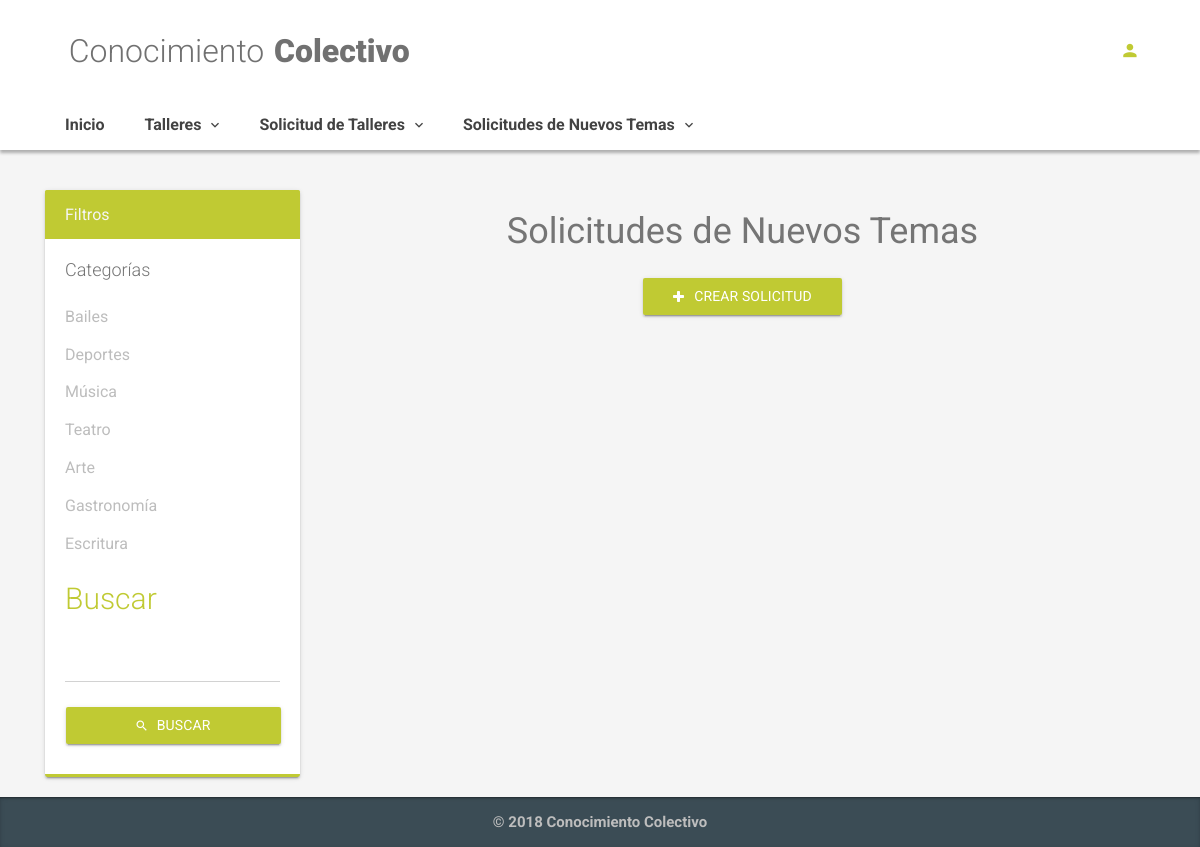
The page /index.php/proposed_subcategories on the database as committed earlier.
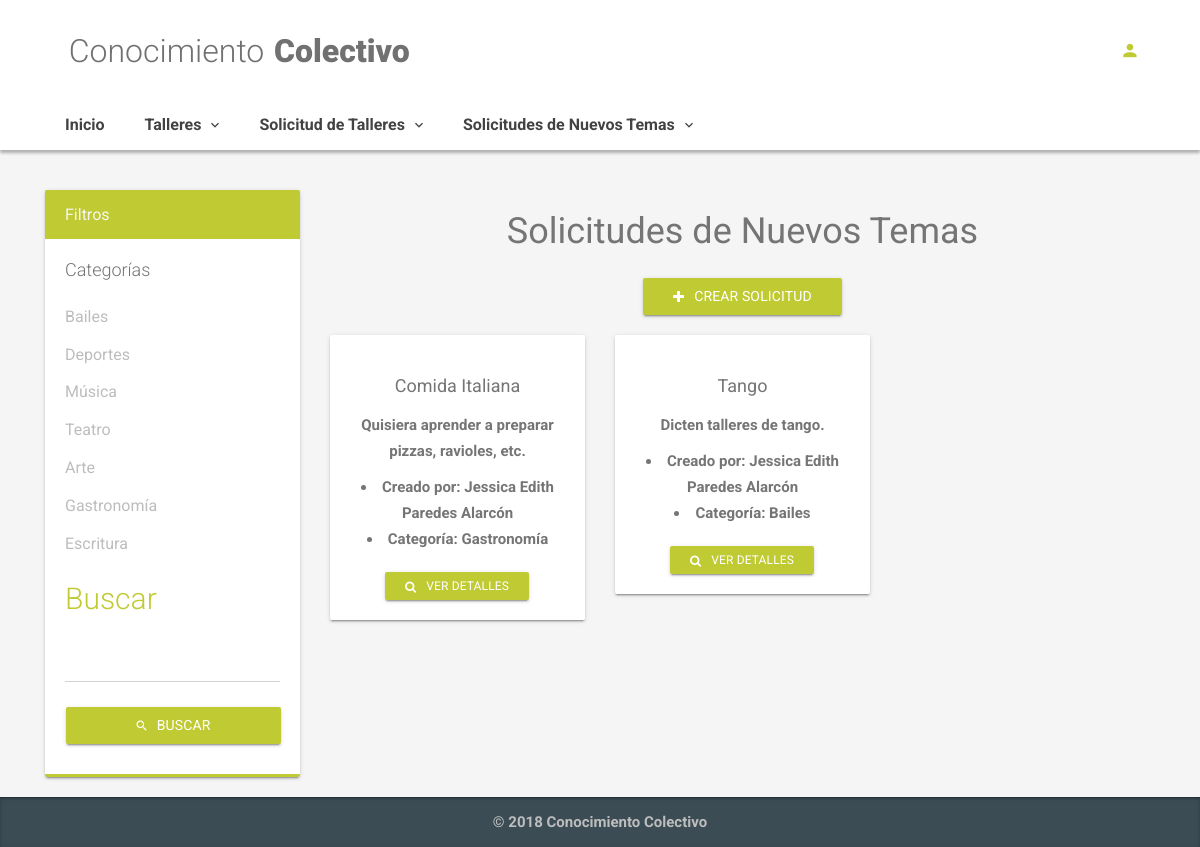
The same page on the database as committed later.
### tables this page shows
CREATE TABLE `categories` (
  `id` int(11) NOT NULL AUTO_INCREMENT,
  `name` varchar(20) NOT NULL,
  `parent_id` int(11) DEFAULT NULL,
  `removed` enum('Activo','Eliminado') DEFAULT NULL,
  PRIMARY KEY (`id`)
);

CREATE TABLE `proposed_subcategories` (
  `id` int(11) NOT NULL AUTO_INCREMENT,
  `name` varchar(20) NOT NULL,
  `description` varchar(100) DEFAULT NULL,
  `votes_quantity` int(11) DEFAULT NULL,
  `removed` enum('Activo','Eliminado') NOT NULL,
  `status` enum('En Curso','Pendiente') DEFAULT NULL,
  `created_date` timestamp NOT NULL DEFAULT CURRENT_TIMESTAMP ON UPDATE CURRENT_TIMESTAMP,
  `user_id` int(11) NOT NULL,
  `category_id` int(11) NOT NULL,
  PRIMARY KEY (`id`),
  KEY `fk_psc_user_id_users_id` (`user_id`),
  KEY `fk_psc_category_id_categories_id` (`category_id`),
  CONSTRAINT `fk_psc_category_id_categories_id` FOREIGN KEY (`category_id`) REFERENCES `categories` (`id`),
  CONSTRAINT `fk_psc_user_id_users_id` FOREIGN KEY (`user_id`) REFERENCES `users` (`id`)
);

CREATE TABLE `users` (
  `id` int(11) NOT NULL AUTO_INCREMENT,
  `name` varchar(20) NOT NULL,
  `last_name` varchar(20) NOT NULL,
  `email` varchar(30) NOT NULL,
  `password` varchar(20) NOT NULL,
  `cell_phone` varchar(9) NOT NULL,
  `date_birth` date DEFAULT NULL,
  `description` varchar(100) DEFAULT NULL,
  `created_date` timestamp NOT NULL DEFAULT CURRENT_TIMESTAMP ON UPDATE CURRENT_TIMESTAMP,
  `gender` enum('Femenino','Masculino') NOT NULL,
  `removed` enum('Activo','Eliminado') NOT NULL,
  `role` enum('Admin','Default') DEFAULT NULL,
  `student_rating` float DEFAULT NULL,
  `tutor_rating` float DEFAULT NULL,
  PRIMARY KEY (`id`)
);

### application/controllers/Proposed_subcategories.php (called while the page is built, shortened)
<?php
class Proposed_subcategories extends CI_Controller {
    public function __construct() {
		$this->load->model('proposed_subcategories_model');
		$this->load->model('user_model');
	}
	public function index(){
		$rp = 2;
		$category = (isset($_GET['category']))? $_GET['category']:[];
		$q = (isset($_GET['q']))? $_GET['q']:'';
		$page = (isset($_GET['page']))? $_GET['page']:'1';
		$psc_list = $this->proposed_subcategories_model->search_by_category_title($page,$category,$q,$rp);
		$num_pages = $this->proposed_subcategories_model->get_total_search($category,$q,$rp);
		$catlist = $this->proposed_subcategories_model->get_categories_list();
		$dataView=[
			'page'=>'proposed_subcategories/list',
			'lists'=>$psc_list ,
			'lis'=>$catlist,
			'q'=>$q,
			'category'=>$category,
			'pagination'=>$page,
			'num_pages'=>$num_pages,
		];
		$this->load->view('template/basic',$dataView);
	}
}

### index.php (called while the page is built, shortened)
<?php
require_once BASEPATH.'core/CodeIgniter.php';

### application/models/Proposed_subcategories_model.php (called while the page is built, shortened)
<?php
class Proposed_subcategories_model extends CI_Model {
    public function get_sql_search($category,$q){
          $sql = "SELECT
              psc.id AS psc_id,
              psc.name AS psc_name,
              psc.description,
              c.id,
              c.name AS c_name,
              u.id,
              u.name AS u_name,
              u.last_name AS u_last_name
            FROM
              proposed_subcategories AS psc
              INNER JOIN categories AS c
              ON psc.category_id = c.id
              	INNER JOIN users AS u
                ON psc.user_id = u.id
           	WHERE psc.removed = 'Activo' AND
            psc.status = 'Pendiente'
                 ";
      $sql.=" ORDER BY psc.id ";
      return $sql;
    }
    public function search_by_category_title($page,$category,$q,$rp){
      $offset = (($page-1)*$rp);
      $sql = $this->get_sql_search($category,$q);
      $sql.=  " LIMIT {$rp} OFFSET {$offset}";
      $query = $this->db->query($sql);
      return $query->result_array();
    }
   public function get_categories_list(){
        $sql = "SELECT
            id,
            name
      FROM
        categories;";
        $query = $this->db->query($sql);
        return $query->result_array();
    }
}

### application/views/proposed_subcategories/list.php (the view, shortened to what this page needs)
<div class="container">
    <div class="row">
        <div class="col-lg-3">
            <div class="card card-primary">
                <div class="card-header">
                    <h3 class="card-title">Filtros</h3>
                </div>
                <div class="card-body">
                    <form class="form-horizontal" id="workshop_form">
                        <h4 class="no-mt">Categorías</h4>
                        <fieldset>
                            <?php foreach($lis as $rowc){
                                ?>
                                <div class="no-mt">
                            <div class="checkbox">
                                <label>
                                    <?php echo $rowc['name']?> </label>
                            </div>
                            <?php }?>
                    </fieldset>
                <h2 class="color-primary">Buscar</h2>
                <div class="form-group">
                    <input type="text" name="q" class="form-control" onkeypress="return only_letters(event)" value="<?php echo $q?>"> </div>
                    <button type="submit" class="btn btn-primary btn-raised btn-block">
                        <i class="zmdi zmdi-search"></i>Buscar</button>
                    </form>
                </div>
            </div>
            </div>
            <div class="col-lg-9">
                <h1 align="center">
                    <strong>Solicitudes de Nuevos Temas</strong>
                </h1>
                <p class="text-center">
                    <a href="<?php echo site_url('proposed_subcategories/create')?>" class="btn btn-primary btn-raised text-right" role="button">
                        <i class="fa fa-plus"></i>Crear Solicitud</a>
                </p>
                <div class="row" id="Container">
                    <?php foreach($lists as $row){?>
                    <div class="col-xl-4 col-md-6 ">
                        <div class="card ms-feature">
                            <div class="card-body text-center">
                                <h4 class="text-normal text-center">
                                    <?php echo $row['psc_name']?>
                                </h4>
                                <p>
                                    <?php echo $row['description']?>
                                    <li>Creado por:
                                        <?php echo $row['u_name']?> <?php echo $row['u_last_name']?>
                                    </li>
                                    <li>Categoría:
                                        <?php echo $row['c_name']?>
                                    </li>
                                </p>
                                <div align="center">
                                    <a href="<?php echo site_url ('proposed_subcategories/description/'.$row['psc_id'])?>" class="btn btn-primary btn-sm btn-raised no-mb">
                                        <i class="fa fa-search"></i>Ver Detalles</a>
                                </div>
                            </div>
                        </div>
                    </div>
                    <?php }?>
                </div>
            </div>
            </div>
        </div>
    </div>

### application/views/template/basic.php (shortened to what this page needs)
<!DOCTYPE html>
<html lang="es">
  <head>
    <link rel="stylesheet" href="/assets/css/plugins.min.css">
    <link rel="stylesheet" href="/assets/css/style.lime-600.min.css">
    <link rel="stylesheet" href="/assets/css/jquery.timepicker.min.css">
  </head>
  <body>
    <div class="ms-site-container">
      <?php $this->load->view('template/header')?>
        <?php $this->load->view($page)?>
      <?php $this->load->view('template/footer')?>
  </body>
</html>

### application/views/template/header.php (shortened to what this page needs)
<header class="ms-header ms-header-white">
    <div class="container container-full">
        <div class="ms-title">
            <a href="/">
                <h1 class="animated fadeInRight animation-delay-6">Conocimiento
                    <span>
                        <strong>&nbsp;&nbsp;&nbsp;
                            <strong>Colectivo</strong>
                    </span>
                </h1>
            </a>
        </div>
        <div class="header-right">
            <?php if($this->session->userdata('s_iduser') == false){?>
            <a href="<?php echo site_url('login')?>" class="btn-circle btn-circle-primary no-focus animated zoomInDown animation-delay-8">
                <i class="zmdi zmdi-account"></i>
            </a>
            <?php }?>
        </div>
    </div>
</header>
<nav class="navbar navbar-expand-md navbar-static ms-navbar ms-navbar-white">
    <div class="container container-full">
        <div class="collapse navbar-collapse" id="ms-navbar">
            <ul class="navbar-nav">
                <?php $this->load->view('template/menu')?>
            </ul>
        </div>
    </div>
</nav>

### application/views/template/menu.php (shortened to what this page needs)
<li class="nav-item">
    <a href="<?php echo site_url('')?>" class="nav-link animated fadeIn animation-delay-9" role="button" aria-haspopup="true" aria-expanded="false" data-name="inicio">Inicio</a>
</li>
<?php if($this->session->userdata('s_iduser') != 20){ ?>
<li class="nav-item dropdown">
    <a href="#" class="nav-link dropdown-toggle animated fadeIn animation-delay-9" data-toggle="dropdown" data-hover="dropdown" role="button" aria-haspopup="true" aria-expanded="false" data-name="ecommerce">
        Talleres
        <i class="zmdi zmdi-chevron-down"></i>
    </a>
</li>
<li class="nav-item dropdown">
    <a href="#" class="nav-link dropdown-toggle animated fadeIn animation-delay-9" data-toggle="dropdown" data-hover="dropdown" role="button" aria-haspopup="true" aria-expanded="false" data-name="ecommerce">
        Solicitud de Talleres
        <i class="zmdi zmdi-chevron-down"></i>
    </a>
</li>
<li class="nav-item dropdown">
    <a href="#" class="nav-link dropdown-toggle animated fadeIn animation-delay-9" data-toggle="dropdown" data-hover="dropdown" role="button" aria-haspopup="true" aria-expanded="false" data-name="ecommerce">
        Solicitudes de Nuevos Temas
        <i class="zmdi zmdi-chevron-down"></i>
    </a>
</li>
<?php }?>

### application/views/template/footer.php (shortened to what this page needs)
 <footer class="ms-footer">
  <div class="container">
    <p> &copy; 2018 Conocimiento Colectivo</p>
  </div>
</footer>

Rows that differ between the two databases and show on the page:
added proposed_subcategories: name "Comida Italiana", description "Quisiera aprender a preparar pizzas, ravioles, etc.", user.name "Jessica Edith", user.last_name "Paredes Alarcón", category.name "Gastronomía"
added proposed_subcategories: name "Tango", description "Dicten talleres de tango.", user.name "Jessica Edith", user.last_name "Paredes Alarcón", category.name "Bailes"
